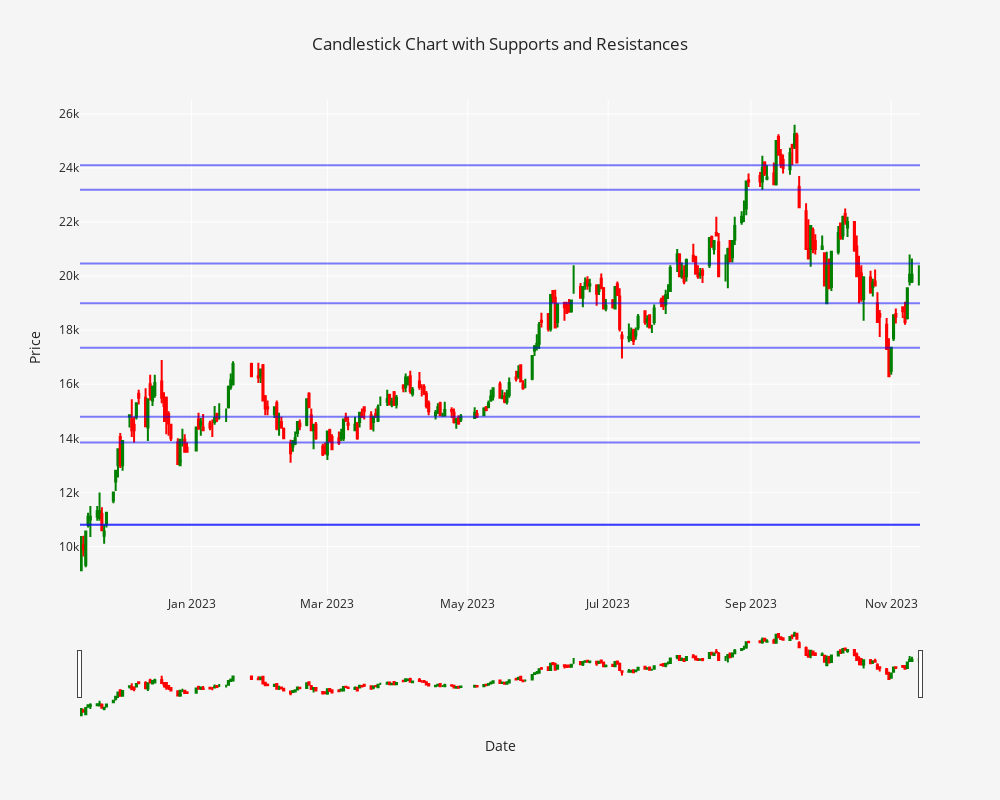

Notebook cell for this chart:
### Code cell
sr_finding.plot_candlestick_with_levels()

### Figure 1 — Plotly figure (JSON) as saved in the notebook; plotly's stock layout.template omitted (floating-point values rounded to 4 significant figures; data arrays with more than 128 entries replaced by an {"elided": "..."} marker saying what was removed)
{"data": [{"close": {"elided": "251 int values"}, "decreasing": {"line": {"color": "red"}}, "high": {"elided": "251 int values"}, "increasing": {"line": {"color": "green"}}, "low": {"elided": "251 int values"}, "open": {"elided": "251 int values"}, "type": "candlestick", "x": {"elided": "251 str values"}}], "layout": {"height": 800, "paper_bgcolor": "#F6F5F5", "plot_bgcolor": "#F6F5F5", "shapes": [{"line": {"color": "blue", "width": 2}, "type": "line", "x0": 0, "x1": 1, "xref": "x domain", "y0": 10800, "y1": 10800, "yref": "y"}, {"line": {"color": "blue", "width": 2}, "type": "line", "x0": 0, "x1": 1, "xref": "x domain", "y0": 10800, "y1": 10800, "yref": "y"}, {"line": {"color": "blue", "width": 2}, "type": "line", "x0": 0, "x1": 1, "xref": "x domain", "y0": 13850, "y1": 13850, "yref": "y"}, {"line": {"color": "blue", "width": 2}, "type": "line", "x0": 0, "x1": 1, "xref": "x domain", "y0": 14800, "y1": 14800, "yref": "y"}, {"line": {"color": "blue", "width": 2}, "type": "line", "x0": 0, "x1": 1, "xref": "x domain", "y0": 17350, "y1": 17350, "yref": "y"}, {"line": {"color": "blue", "width": 2}, "type": "line", "x0": 0, "x1": 1, "xref": "x domain", "y0": 19000, "y1": 19000, "yref": "y"}, {"line": {"color": "blue", "width": 2}, "type": "line", "x0": 0, "x1": 1, "xref": "x domain", "y0": 20470.0, "y1": 20470.0, "yref": "y"}, {"line": {"color": "blue", "width": 2}, "type": "line", "x0": 0, "x1": 1, "xref": "x domain", "y0": 23200, "y1": 23200, "yref": "y"}, {"line": {"color": "blue", "width": 2}, "type": "line", "x0": 0, "x1": 1, "xref": "x domain", "y0": 24100, "y1": 24100, "yref": "y"}], "title": {"text": "Candlestick Chart with Supports and Resistances"}, "width": 1000, "xaxis": {"title": {"text": "Date"}}, "yaxis": {"title": {"text": "Price"}}}}
